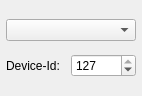
<ui version="4.0" >
 <author></author>
 <comment></comment>
 <exportmacro></exportmacro>
 <class>MidiPortInfoBase</class>
 <widget class="QWidget" name="MidiPortInfoBase" >
  <property name="geometry" >
   <rect>
    <x>0</x>
    <y>0</y>
    <width>142</width>
    <height>96</height>
   </rect>
  </property>
  <property name="sizePolicy" >
   <sizepolicy>
    <hsizetype>7</hsizetype>
    <vsizetype>5</vsizetype>
    <horstretch>0</horstretch>
    <verstretch>0</verstretch>
   </sizepolicy>
  </property>
  <property name="windowTitle" >
   <string>Form</string>
  </property>
  <layout class="QGridLayout" >
   <property name="margin" >
    <number>6</number>
   </property>
   <property name="spacing" >
    <number>0</number>
   </property>
   <item row="0" column="0" colspan="2" >
    <widget class="QComboBox" name="instrument" >
     <property name="sizePolicy" >
      <sizepolicy>
       <hsizetype>7</hsizetype>
       <vsizetype>0</vsizetype>
       <horstretch>0</horstretch>
       <verstretch>0</verstretch>
      </sizepolicy>
     </property>
     <property name="toolTip" >
      <string>Midi Instrument</string>
     </property>
    </widget>
   </item>
   <item row="1" column="1" >
    <widget class="QSpinBox" name="deviceId" >
     <property name="maximum" >
      <number>127</number>
     </property>
     <property name="value" >
      <number>127</number>
     </property>
    </widget>
   </item>
   <item row="1" column="0" >
    <widget class="QLabel" name="label" >
     <property name="text" >
      <string>Device-Id:</string>
     </property>
    </widget>
   </item>
  </layout>
 </widget>
 <pixmapfunction></pixmapfunction>
 <resources/>
 <connections/>
</ui>
